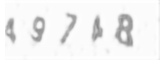
#> input picture Solving_CAPTCHA_GAN_CNN/process_tool/img1.png, 160 x 60 px, given in place of temp.jpg, which was not available
$ jupyter execute --allow-errors case_synthetizer-7.ipynb   (older library calls are emulated)   (text cells are left out)
#> lines starting #> are read from the running program, lines starting #| are printed output that depends on the picture; after the words box and inside, x2 and y2 are one past the last pixel; in counts of white or black regions, pixels touching at a corner belong together; pictures that were not available may be replaced by others from this repository, and a replacement may not be noted
[cell 1]
import sys, os
sys.path.insert(1, 'D:/LAB/CAPTCHA/base_solver/base_solver_char')
import numpy as np
import torch
import torch.nn as nn
from torch.autograd import Variable
from torch.utils.data import DataLoader, Dataset
from torchvision.utils import save_image
import torchvision.transforms as transforms
import captcha_setting
import my_dataset
from captcha_cnn_model import CNN, Generator
import cv2 as cv
from matplotlib import pyplot as plt
from PIL import Image
import copy
import operator

#for eachimg in filter_containor:
class CNN(nn.Module):
    # [81 lines left out: functions __init__, forward, calculate_corner_border, not called in this run]

def calculate_corner_seg(thresh, nrootdir="cut_image/"):
    show_img = cv.imread('temp.jpg')
    contours,hierarchy = cv.findContours(thresh,cv.RETR_EXTERNAL,cv.CHAIN_APPROX_SIMPLE)
#     print(contours[0])
    new_contours = []
    cur_contours = []
    filter_containor = []
    for i in contours:
        #print(i)
        x, y, w, h = cv.boundingRect(i)
        cur_contours.append([x, y, w, h])
    contours = sorted(cur_contours, key=operator.itemgetter(0))
    for i in range(0,len(contours)):
        x = contours[i][0]
        y = contours[i][1]
        w = contours[i][2]
        h = contours[i][3]
        newimage=thresh[y:y+h,x:x+w] # 先用y确定高，再用x确定宽
        nrootdir=("cut_image/")
        if h*w<25:
            continue
#         print(contours[i])
        cv.rectangle(show_img, (x,y), (x+w,y+h), (153,153,0), 1)
        new_contours.append(contours[i])
    t0 = [i[0] for i in new_contours]
    t1 = [i[1] for i in new_contours]
    t2 = [i[2] for i in new_contours]
    t3 = [i[3] for i in new_contours]
    x_max = max([new_contours[i][0] + new_contours[i][2] for i in range(len(new_contours))] )+5
    x_min = min(t0)-5
    y_max = 59#max([new_contours[i][1] + new_contours[i][3] for i in range(len(new_contours))] )
    y_min = 0#min(t1)
    if(x_min<0):
        x_min = 0
    if(x_max>159):
        x_max = 159
#     width = (x_max-x_min)//6
    width = (x_max-x_min)//7
    for i in range(0,7):
#         cv.rectangle(show_img, (x_min+i*width,y_min), (x_min+(i+1)*width,y_max), (153,153,0), 1)
        x_s = x_min+i*width
        x_e = x_min+(i+1)*width
        if (x_s<0):
            x_s = 0
        if(x_e>160):
            x_e = 160
        newimage=thresh[y_min:y_max,x_s:x_e]
        top, bottom, left, right = [1]*4
        newimage = cv.copyMakeBorder(newimage, top, bottom, left, right, cv.BORDER_CONSTANT)
        newimage = cv.resize(newimage,(30, 60), interpolation = cv.INTER_CUBIC)
        cv.imwrite( "temp.jpg",newimage)
        filter_containor.append(Image.open("temp.jpg"))
#     return x_max,x_min,y_max,y_min
#     plt.imshow(show_img)
#     plt.show()
    return filter_containor

# [19 lines left out: function calculate_corner, not called in this run]
#> (the rest of this cell did not finish here and is left out)

[cell 2]
label = ''
# [5 lines left out: function gaussian_blur, not called in this run]
class testdataset(Dataset):

    def __init__(self, folder, transform=None):
        self.train_image_file_paths = [os.path.join(folder, image_file) for image_file in os.listdir(folder)]
        self.transform = transform

    def __len__(self):
        return len(self.train_image_file_paths)

    # [12 lines left out: function __getitem__, not called in this run]
#> (the rest of this cell did not finish here and is left out)

[cell 3]
# img = cv.imread("8.png")
# img = cv.imread('new_captcha.png')
# img = Image.open('new_captcha.png')
img = cv.imread('temp.jpg')
#> img is the input picture: shape (60, 160, 3); min 136, max 255, mean 241
img_t = cv.imread('temp_2.jpg')
img = img_t
# img = 255-img
plt.imshow(img)
plt.show()
#print(target_img)
threshold = 5
# img = img.point(lambda p: p > threshold and 255)
# img = np.array(img)
n_img = np.zeros((img.shape[0],img.shape[1]))
img_aft = cv.normalize(img, n_img, 0,255,cv.NORM_MINMAX)
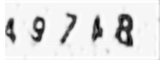
#> img_aft: shape (60, 160, 3); min 0, max 255, mean 224.8
plt.imshow(img_aft)
plt.show()
gray = cv.cvtColor(img_aft,cv.COLOR_BGR2GRAY)
# gray = g
ret, thresh = cv.threshold(gray,0,255,cv.THRESH_BINARY_INV+cv.THRESH_OTSU)
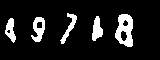
#> thresh: shape (60, 160); 11.4% white; 5 white regions
#> ret = 161
# ret, thresh_reverse = cv.threshold(img_aft,0,255,cv.THRESH_OTSU)
# thresh = 255-thresh
plt.imshow(thresh)
plt.show()

[cell 4]
# print(type(target_img))


# filter_containor = calculate_corner_border(thresh)
print(thresh.shape)
#| (60, 160)
filter_containor = calculate_corner_seg(thresh)
#> in calculate_corner_seg, `contours,hierarchy = cv.findContours(thresh,cv.RETR_EXTERNAL,cv.CHAIN_..`: contours = 5 contours; box (x1, y1, x2, y2) and area: (115, 14, 133, 47) 418, (31, 17, 45, 42) 200, (92, 16, 103, 41) 150, (5, 18, 16, 43) 137, (60, 13, 77, 44) 122
#> the loop in calculate_corner_seg, `for i in contours:` made 5 passes
#> (x, y, w, h) on passes 1 to 5: (5, 18, 11, 25), (31, 17, 14, 25), (92, 16, 11, 25), (115, 14, 18, 33), (60, 13, 17, 31)
#> after the loop in calculate_corner_seg, `for i in contours:`: cur_contours = [[5, 18, 11, 25], [31, 17, 14, 25], [92, 16, 11, 25], [115, 14, 18, 33], [60, 13, 17, 31]]
#> in calculate_corner_seg, `contours = sorted(cur_contours, key=operator.itemgetter(0))`: contours = [[5, 18, 11, 25], [31, 17, 14, 25], [60, 13, 17, 31], [92, 16, 11, 25], [115, 14, 18, 33]]
#> the loop in calculate_corner_seg, `for i in range(0,len(contours)):` made 5 passes
#> after the loop in calculate_corner_seg, `for i in range(0,len(contours)):`:
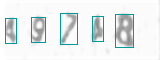
#> show_img: shape (60, 160, 3); 4.38% of pixels changed, all inside (x1, y1, x2, y2) = (5, 13, 134, 48)
#> after the loop in calculate_corner_seg, `for i in range(0,len(contours)):`: new_contours has the same summary as contours
#> in calculate_corner_seg, `t0 = [i[0] for i in new_contours]`: t0 = [5, 31, 60, 92, 115]
#> in calculate_corner_seg, `t1 = [i[1] for i in new_contours]`: t1 = [18, 17, 13, 16, 14]
#> in calculate_corner_seg, `t2 = [i[2] for i in new_contours]`: t2 = [11, 14, 17, 11, 18]
#> in calculate_corner_seg, `t3 = [i[3] for i in new_contours]`: t3 = [25, 25, 31, 25, 33]
#> in calculate_corner_seg, `x_max = max([new_contours[i][0] + new_contours[i][2] for i in range(le..`: x_max = 138
#> in calculate_corner_seg, `x_min = min(t0)-5`: x_min = 0
#> in calculate_corner_seg, `width = (x_max-x_min)//7`: width = 19
#> in calculate_corner_seg, `x_s = x_min+i*width`: x_s = 0
#> in calculate_corner_seg, `x_e = x_min+(i+1)*width`: x_e = 19
#> in calculate_corner_seg, `newimage = cv.copyMakeBorder(newimage, top, bottom, left, right, cv.BO..`:
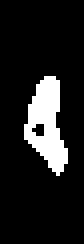
#> newimage: shape (61, 21) (shown 4 times larger); 12.2% white; 1 white region, box (x1, y1, x2, y2) and area: (6, 19, 17, 44) 156
#> in calculate_corner_seg, `newimage = cv.resize(newimage,(30, 60), interpolation = cv.INTER_CUBIC)`:
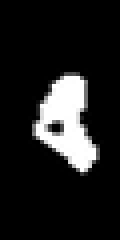
#> newimage: shape (60, 30) (shown 4 times larger); min 0, max 255, mean 31
#> filter_containor = 7 items
# [4 lines of commented-out code are left out]
